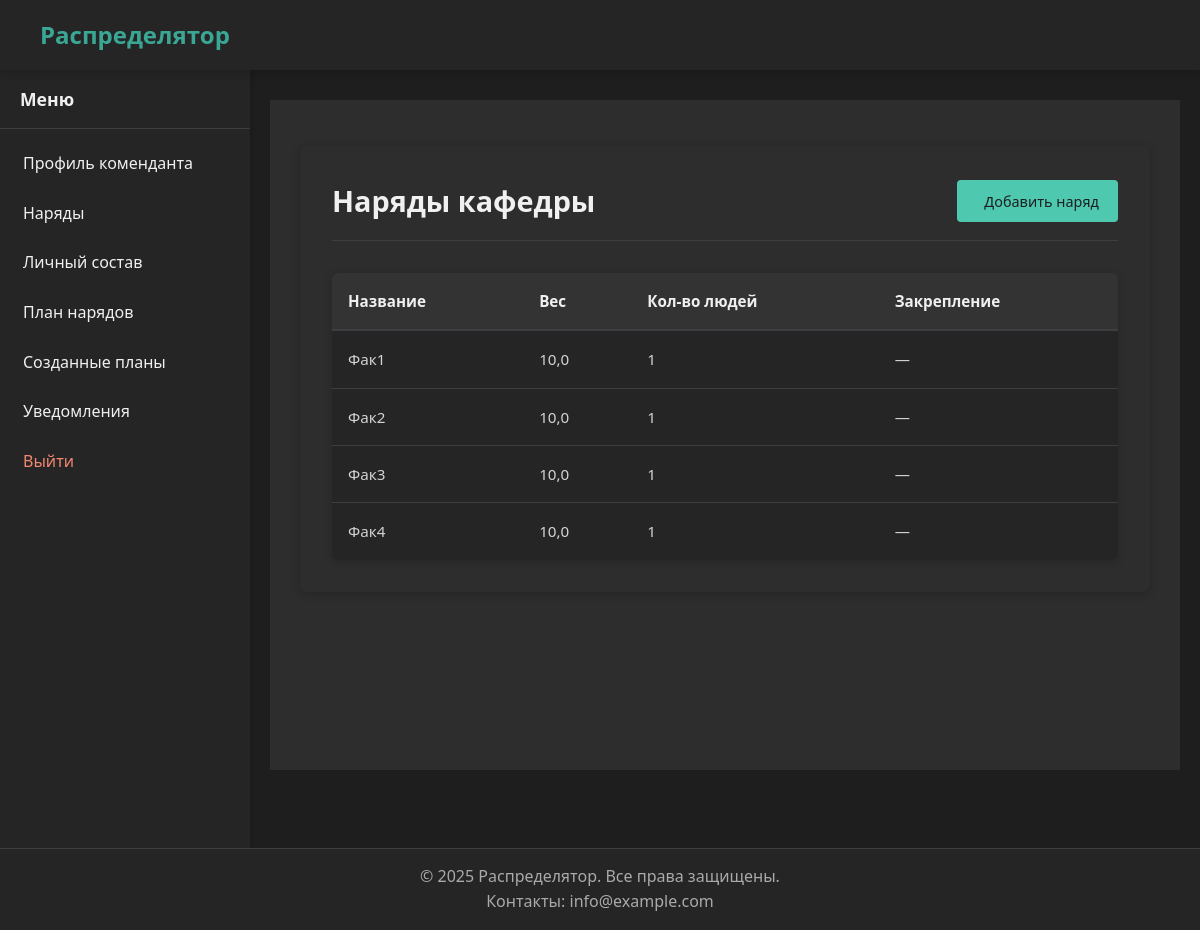
Screenshot of /department/duty/ (signed in) with the database file from the repository.
### duty/models.py (models this page shows, shortened)
class Duty(models.Model):
    duty_name = models.CharField('Название наряда', max_length=50)
    duty_weight = models.FloatField('Вес наряда')
    is_commandant = models.BooleanField('Добавлено комендантом', default=False)
    faculty = models.ForeignKey(
        Faculty,
        on_delete=models.SET_NULL,
        null=True,
        blank=True,
        verbose_name='Факультет',
        related_name='duties'
    )
    department = models.ForeignKey(
        Department,
        on_delete=models.SET_NULL,
        null=True,
        blank=True,
        verbose_name='Кафедра',
        related_name='duties'
    )
    people_count = models.PositiveIntegerField('Количество людей', default=1)
    assigned_faculty = models.ForeignKey(
        Faculty,
        on_delete=models.SET_NULL,
        null=True,
        blank=True,
        verbose_name='Закреплённый факультет',
        related_name='assigned_duties_as_faculty'
    )
    assigned_department = models.ForeignKey(
        Department,
        on_delete=models.SET_NULL,
        null=True,
        blank=True,
        verbose_name='Закреплённая кафедра',
        related_name='assigned_duties_as_department'
    )
    class Meta:
        verbose_name = 'Наряд'
        verbose_name_plural = 'Наряды'
        constraints = [
            models.UniqueConstraint(
                fields=['duty_name'],
                name='unique_duty_for_commandant',
                condition=Q(is_commandant=True)
            ),
            models.UniqueConstraint(
                fields=['duty_name', 'faculty'],
                name='unique_duty_for_faculty',
                condition=Q(faculty__isnull=False, department__isnull=True, is_commandant=False)
            ),
            models.UniqueConstraint(
                fields=['duty_name', 'department'],
                name='unique_duty_for_department',
                condition=Q(department__isnull=False)
            ),
        ]
    def get_edit_url(self):
        if self.is_commandant:
            return reverse('commandant:duty:edit', args=[self.pk])
        elif self.faculty and not self.department:
            return reverse('faculty:duty:edit', args=[self.pk])
        elif self.department:
            return reverse('department:duty:edit', args=[self.pk])

### duty/views.py (the view)
class DepartmentDutyListView(DutyListView, HasDepartmentMixin):
    related_field = 'department'
    namespace = 'department'
    group_required = ['Кафедра']

### core/utils.py (called while the page is built)
def get_user_type(user):
    if user.is_superuser:
        return 'admin'
    groups = list(user.groups.values_list('name', flat=True))
    if 'Комендант' in groups:
        return 'commandant'
    elif 'Факультет' in groups:
        return 'faculty'
    elif 'Кафедра' in groups:
        return 'department'
    return None

### duty/views.py (called while the page is built)
    def get_template_names(self):
        return [f"{self.template_name_prefix}{self.template_name_suffix}.html"]

    def get_queryset(self):
        user = self.request.user
        queryset = None
        if self.related_field == 'commandant':
            queryset = Duty.objects.filter(is_commandant=True)
        elif self.related_field == 'faculty':
            queryset = Duty.objects.filter(
                faculty=user.faculty,
                department__isnull=True,
                is_commandant=False
            )
        elif self.related_field == 'department':
            queryset = Duty.objects.filter(
                department=user.department,
                is_commandant=False
            )
        else:
            queryset = Duty.objects.none()
        return queryset

    def get_context_data(self, **kwargs):
        context = super().get_context_data(**kwargs)
        object_name = ''
        if self.related_field == 'commandant':
            object_name = 'Коменданта'
        elif self.related_field == 'faculty' and self.request.user.faculty:
            object_name = self.request.user.faculty.name
        elif self.related_field == 'department' and self.request.user.department:
            object_name = self.request.user.department.name
        context.update({
            'namespace': self.namespace,
            'related_type': self.related_field,
            'object_name': object_name,
        })
        return context

    def get_context_data(self, **kwargs):
        context = super().get_context_data(**kwargs)
        context['add_url'] = reverse(f'{self.namespace}:duty:add')
        return context

### templates/profiles/shared/duty/_list.html (shortened to what this page needs)
{% extends "base_account.html" %}
{% load static %}
{% block extra_head %}
<link rel="stylesheet" href="{% static 'css/department.css' %}">
{% endblock %}
{% block account_content %}
<div class="department-staff-container">
    <div class="header-with-button">
        <h1>
            Наряды
            {% if related_type == 'department' %}
                {{ object_name }} кафедры
            {% elif related_type == 'faculty' %}
                управления {{ object_name }} факультета
            {% else %}
                {{ related_type_label }}
            {% endif %}
        </h1>
        <a href="{{ add_url }}" class="add-button">
             Добавить наряд
        </a>
    </div>
    {% if duties %}
    <div class="table-responsive">
        <table class="staff-table">
            <thead>
                <tr>
                    <th>Название</th>
                    <th>Вес</th>
                    <th>Кол-во людей</th>
                    <th>Закрепление</th>
                </tr>
            </thead>
            <tbody>
                {% for duty in duties %}
                <tr onclick="window.location='{{ duty.get_edit_url }}';" style="cursor: pointer;">
                    <td>{{ duty.duty_name }}</td>
                    <td>{{ duty.duty_weight }}</td>
                    <td>{{ duty.people_count }}</td>
                    <td>
                        {% if duty.assigned_faculty %}
                            Факультет: {{ duty.assigned_faculty.name }}
                        {% elif duty.assigned_department %}
                            Кафедра: {{ duty.assigned_department.name }}
                        {% else %}
                            —
                        {% endif %}
                    </td>
                </tr>
                {% endfor %}
            </tbody>
        </table>
    </div>
    {% endif %}
</div>
{% endblock %}

### static/css/base.css (style rules this page uses)
* { margin: 0; padding: 0; box-sizing: border-box; }
body { font-family: 'Segoe UI', Tahoma, Geneva, Verdana, sans-serif; background-color: #1e1e1e; color: #f0f0f0; line-height: 1.6; padding-top: 70px; padding-bottom: 0; margin-bottom: 60px; min-height: 100vh; position: relative; }

### static/css/forms.css (style rules this page uses)
.staff-table tbody tr { transition: background-color 0.2s; }

### static/css/department.css (style rules this page uses)
.department-staff-container { padding: 2rem; background-color: #2d2d2d; border-radius: 8px; box-shadow: 0 2px 10px rgba(0, 0, 0, 0.2); margin: 1rem 0; }
.header-with-button { display: flex; justify-content: space-between; align-items: center; margin-bottom: 2rem; padding-bottom: 1rem; border-bottom: 1px solid #3e3e42; }
.header-with-button h1 { font-size: 1.8rem; color: #f0f0f0; margin: 0; }
.table-responsive { overflow-x: auto; border-radius: 6px; background-color: #252526; box-shadow: 0 2px 8px rgba(0, 0, 0, 0.15); }
.staff-table { width: 100%; border-collapse: collapse; font-size: 0.95rem; color: #d4d4d4; }
.staff-table th { background-color: #333; padding: 1rem; text-align: left; font-weight: 600; color: #f0f0f0; border-bottom: 2px solid #3e3e42; }
.staff-table td { padding: 1rem; border-bottom: 1px solid #3e3e42; vertical-align: middle; }
.staff-table tr:last-child td { border-bottom: none; }
.add-button { display: inline-flex; align-items: center; gap: 0.5rem; background-color: #4ec9b0; color: #1e1e1e; padding: 0.6rem 1.2rem; border-radius: 4px; text-decoration: none; font-weight: 500; font-size: 0.9rem; transition: all 0.2s; border: none; cursor: pointer; }
.department-staff-container { animation: fadeIn 0.3s ease-out; }

### rows the page displays
Duty: duty_name "Фак1", duty_weight "10,0", people_count "1"
Duty: duty_name "Фак2", duty_weight "10,0", people_count "1"
Duty: duty_name "Фак3", duty_weight "10,0", people_count "1"
Duty: duty_name "Фак4", duty_weight "10,0", people_count "1"

### other values shown
{{ item.name }} "Профиль коменданта" "Наряды" "Личный состав" "План нарядов" "Созданные планы" "Уведомления"
